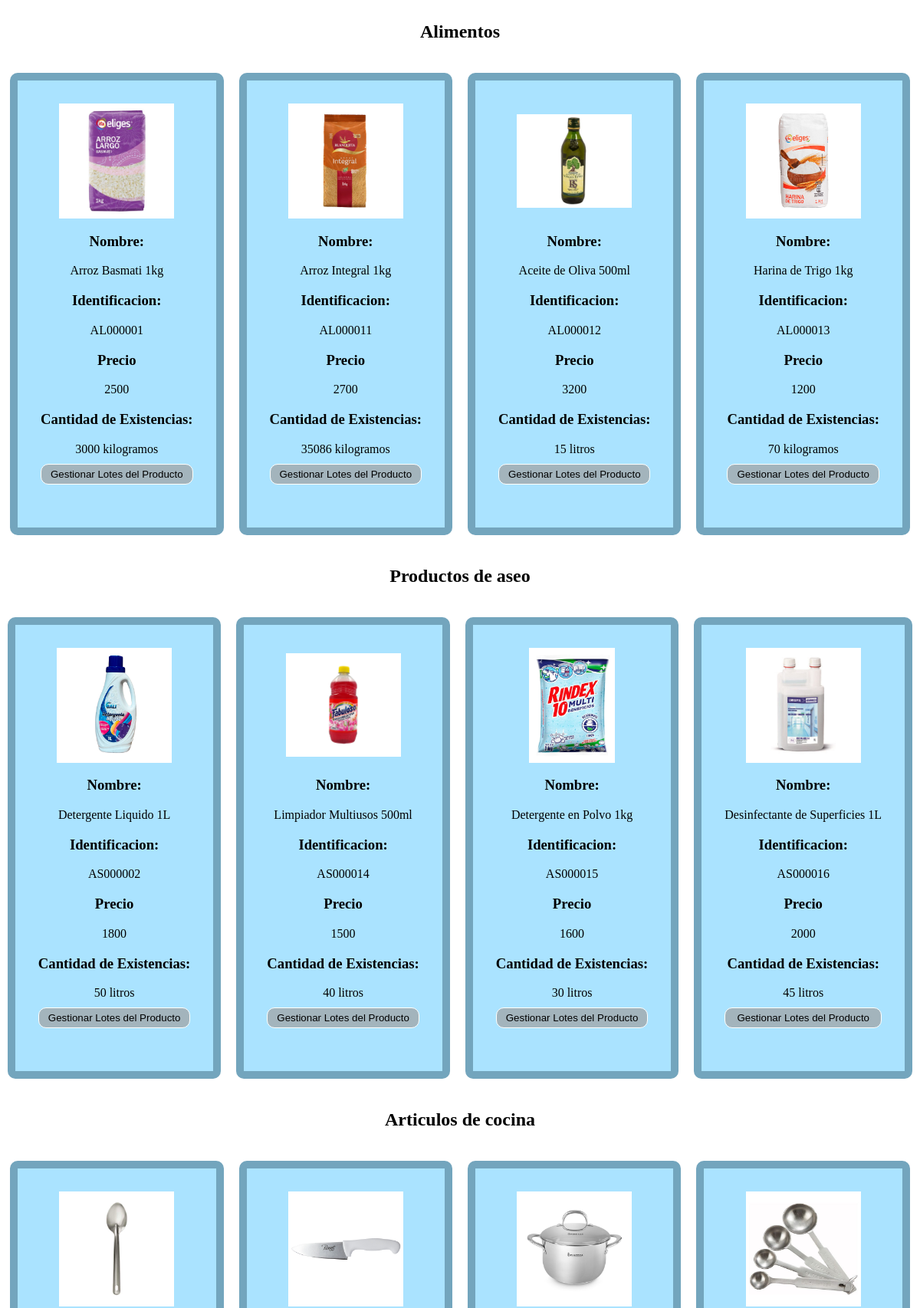
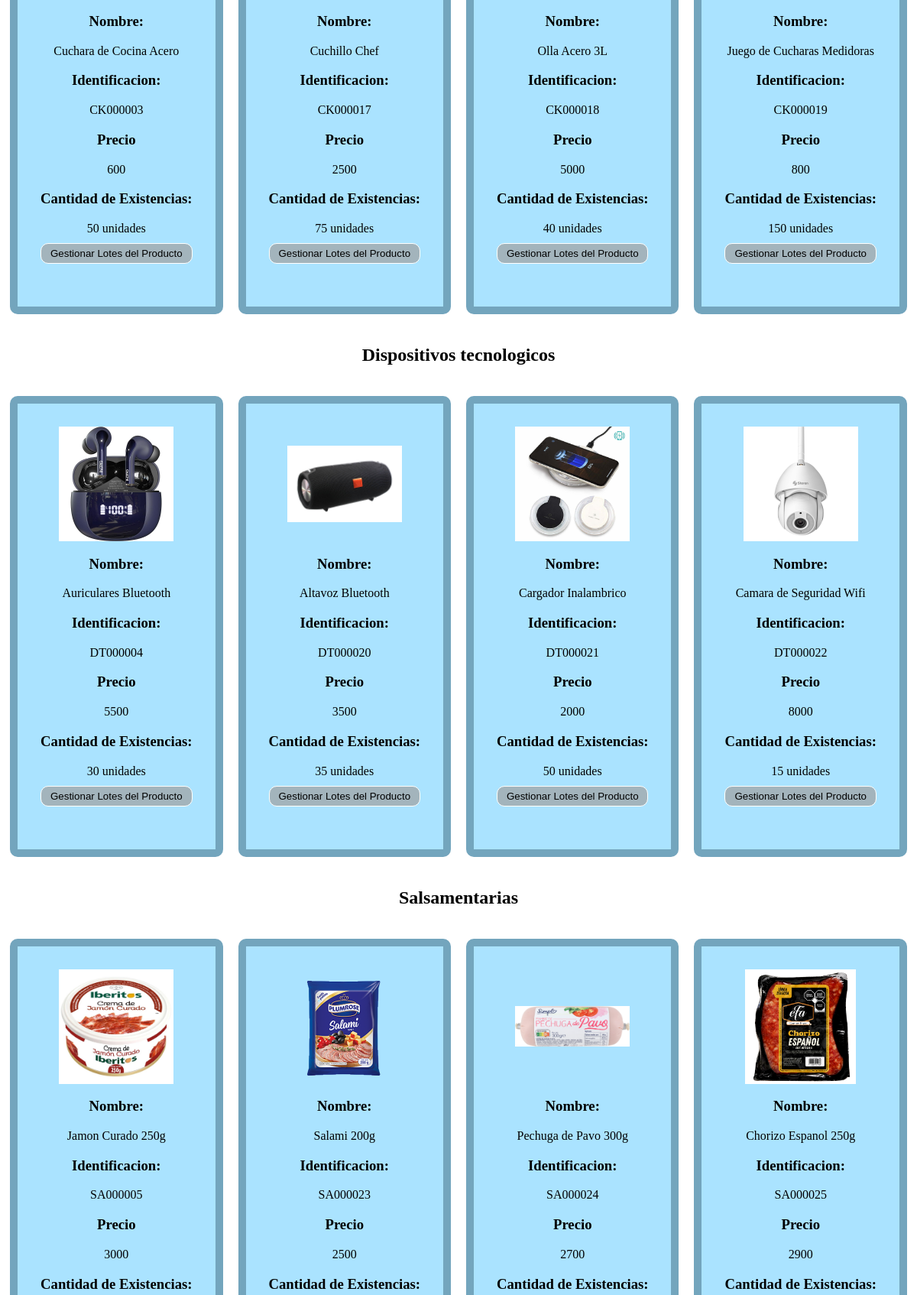
Page /PaginaPrincipal/GestionarProductos.php (upper part) on the committed database (2 pictures, top to bottom).
### tables this page shows
CREATE TABLE `categoria` (
  `id_categoria` int(11) NOT NULL,
  `categoria` varchar(50) DEFAULT NULL,
  `abreviatura` varchar(2) DEFAULT NULL
);

CREATE TABLE `inventario` (
  `id_producto` varchar(8) NOT NULL,
  `Stock` mediumint(9) DEFAULT NULL,
  `registro` int(11) NOT NULL
);

CREATE TABLE `producto` (
  `id_producto` varchar(8) NOT NULL,
  `nombre_producto` varchar(80) DEFAULT NULL,
  `precio` int(11) DEFAULT NULL,
  `id_unidad_de_medida` int(11) DEFAULT NULL,
  `id_categoria` int(11) DEFAULT NULL,
  `Imagen` varchar(100) NOT NULL DEFAULT 'nada'
);

CREATE TABLE `unidades_de_medida` (
  `id_unidad_medida` int(11) NOT NULL,
  `unidad_medida` varchar(20) DEFAULT NULL
);

### PaginaPrincipal/GestionarProductos.php (the view, shortened to what this page needs)
<link rel="stylesheet" href="estilos/gestionarproducto.css">
        <?php
    $conexion=MiConexion();
    $sentencia_categoria =$conexion->prepare("SELECT * from categoria");
    $sentencia_categoria->execute();
    $resultado=$sentencia_categoria->fetchAll();
    foreach ($resultado as $categoria):
?>
    <div class="categoria">
        <h2><?php echo $categoria['categoria'] ?></h2>
        <?php
            $sentencia_productos =$conexion->prepare("SELECT I.id_producto, P.id_producto, P.nombre_producto, P.Precio, I.Stock, U.id_unidad_medida, U.unidad_medida, P.Imagen FROM inventario I INNER JOIN producto P ON I.id_producto = P.id_producto INNER JOIN Unidades_de_medida U ON P.id_unidad_de_medida = U.id_unidad_medida WHERE P.id_categoria = :id_categoria");
            $sentencia_productos->execute(
                array(':id_categoria' => $categoria['id_categoria']
                )
            );
            $resultado=$sentencia_productos->fetchAll();
            foreach ($resultado as $producto):
        ?>
        <div class="producto">
            <img id="imag" src="<?php echo $producto['Imagen']?>">
            <div class="info">
                <h3>Nombre:</h3>
                <span><?php echo $producto['nombre_producto']?></span>
                <h3>Identificacion:</h3>
                <span><?php echo $producto['id_producto']?></span>
                <h3>Precio</h3>
                <span><?php echo $producto['Precio']?></span>
                <h3>Cantidad de Existencias:</h3>
                <span><?php echo $producto['Stock']." ";?></span><span><?php echo $producto['unidad_medida']?></span>
                <form action="" method="post">
                    <input type="submit" name="gestionar_lotes" value="Gestionar Lotes del Producto" id="gestionar">
                </form>
            </div>
        </div>
        <?php
            endforeach;
        ?>
    </div>
<?php
    endforeach;
?>

### PaginaPrincipal/estilos/gestionarproducto.css (style rules this page uses)
h2 { text-align: center; margin-top: 20px; display: block; width: 100%; }
.categoria { display: flex; flex-wrap: wrap; gap:20px; margin-bottom: 20px; justify-content: center; }
img { width: 150px; height: 150px; object-fit: contain; }
.producto { border-radius: 10px; background-color: rgba(0, 170, 255, 0.333); border-width: 10px; border-style: solid; border-color: rgba(8, 42, 59, 0.333); text-align: center; padding: 30px; }
.categoria input[type="submit"] { width: 100%; padding: 5px; border-radius: 10px; padding: 5px; margin: 10px 0; display: inline-block; border: 1px solid #ffffff; box-sizing: border-box; background-color: rgba(161, 161, 161, 0.712); }

### rows in the picture
categoria: categoria "Alimentos"
inventario: id_producto.Imagen (picture), id_producto.nombre_producto "Arroz Basmati 1kg", id_producto.id_producto "AL000001", id_producto.precio "2500", Stock "3000", unidades_de_medida.unidad_medida "kilogramos"
inventario: id_producto.Imagen (picture), id_producto.nombre_producto "Arroz Integral 1kg", id_producto.id_producto "AL000011", id_producto.precio "2700", Stock "35086", unidades_de_medida.unidad_medida "kilogramos"
inventario: id_producto.Imagen (picture), id_producto.nombre_producto "Aceite de Oliva 500ml", id_producto.id_producto "AL000012", id_producto.precio "3200", Stock "15", unidades_de_medida.unidad_medida "litros"
inventario: id_producto.Imagen (picture), id_producto.nombre_producto "Harina de Trigo 1kg", id_producto.id_producto "AL000013", id_producto.precio "1200", Stock "70", unidades_de_medida.unidad_medida "kilogramos"
categoria: categoria "Productos de aseo"
inventario: id_producto.Imagen (picture), id_producto.nombre_producto "Detergente Liquido 1L", id_producto.id_producto "AS000002", id_producto.precio "1800", Stock "50", unidades_de_medida.unidad_medida "litros"
inventario: id_producto.Imagen (picture), id_producto.nombre_producto "Limpiador Multiusos 500ml", id_producto.id_producto "AS000014", id_producto.precio "1500", Stock "40", unidades_de_medida.unidad_medida "litros"
inventario: id_producto.Imagen (picture), id_producto.nombre_producto "Detergente en Polvo 1kg", id_producto.id_producto "AS000015", id_producto.precio "1600", Stock "30", unidades_de_medida.unidad_medida "litros"
inventario: id_producto.Imagen (picture), id_producto.nombre_producto "Desinfectante de Superficies 1L", id_producto.id_producto "AS000016", id_producto.precio "2000", Stock "45", unidades_de_medida.unidad_medida "litros"
categoria: categoria "Articulos de cocina"
inventario: id_producto.Imagen (picture), id_producto.nombre_producto "Cuchara de Cocina Acero", id_producto.id_producto "CK000003", id_producto.precio "600", Stock "50", unidades_de_medida.unidad_medida "unidades"
inventario: id_producto.Imagen (picture), id_producto.nombre_producto "Cuchillo Chef", id_producto.id_producto "CK000017", id_producto.precio "2500", Stock "75", unidades_de_medida.unidad_medida "unidades"
inventario: id_producto.Imagen (picture), id_producto.nombre_producto "Olla Acero 3L", id_producto.id_producto "CK000018", id_producto.precio "5000", Stock "40", unidades_de_medida.unidad_medida "unidades"
inventario: id_producto.Imagen (picture), id_producto.nombre_producto "Juego de Cucharas Medidoras", id_producto.id_producto "CK000019", id_producto.precio "800", Stock "150", unidades_de_medida.unidad_medida "unidades"
categoria: categoria "Dispositivos tecnologicos"
inventario: id_producto.Imagen (picture), id_producto.nombre_producto "Auriculares Bluetooth", id_producto.id_producto "DT000004", id_producto.precio "5500", Stock "30", unidades_de_medida.unidad_medida "unidades"
inventario: id_producto.Imagen (picture), id_producto.nombre_producto "Altavoz Bluetooth", id_producto.id_producto "DT000020", id_producto.precio "3500", Stock "35", unidades_de_medida.unidad_medida "unidades"
inventario: id_producto.Imagen (picture), id_producto.nombre_producto "Cargador Inalambrico", id_producto.id_producto "DT000021", id_producto.precio "2000", Stock "50", unidades_de_medida.unidad_medida "unidades"
inventario: id_producto.Imagen (picture), id_producto.nombre_producto "Camara de Seguridad Wifi", id_producto.id_producto "DT000022", id_producto.precio "8000", Stock "15", unidades_de_medida.unidad_medida "unidades"
categoria: categoria "Salsamentarias"
inventario: id_producto.Imagen (picture), id_producto.nombre_producto "Jamon Curado 250g", id_producto.id_producto "SA000005", id_producto.precio "3000"
inventario: id_producto.Imagen (picture), id_producto.nombre_producto "Salami 200g", id_producto.id_producto "SA000023", id_producto.precio "2500"
inventario: id_producto.Imagen (picture), id_producto.nombre_producto "Pechuga de Pavo 300g", id_producto.id_producto "SA000024", id_producto.precio "2700"
inventario: id_producto.Imagen (picture), id_producto.nombre_producto "Chorizo Espanol 250g", id_producto.id_producto "SA000025", id_producto.precio "2900"
